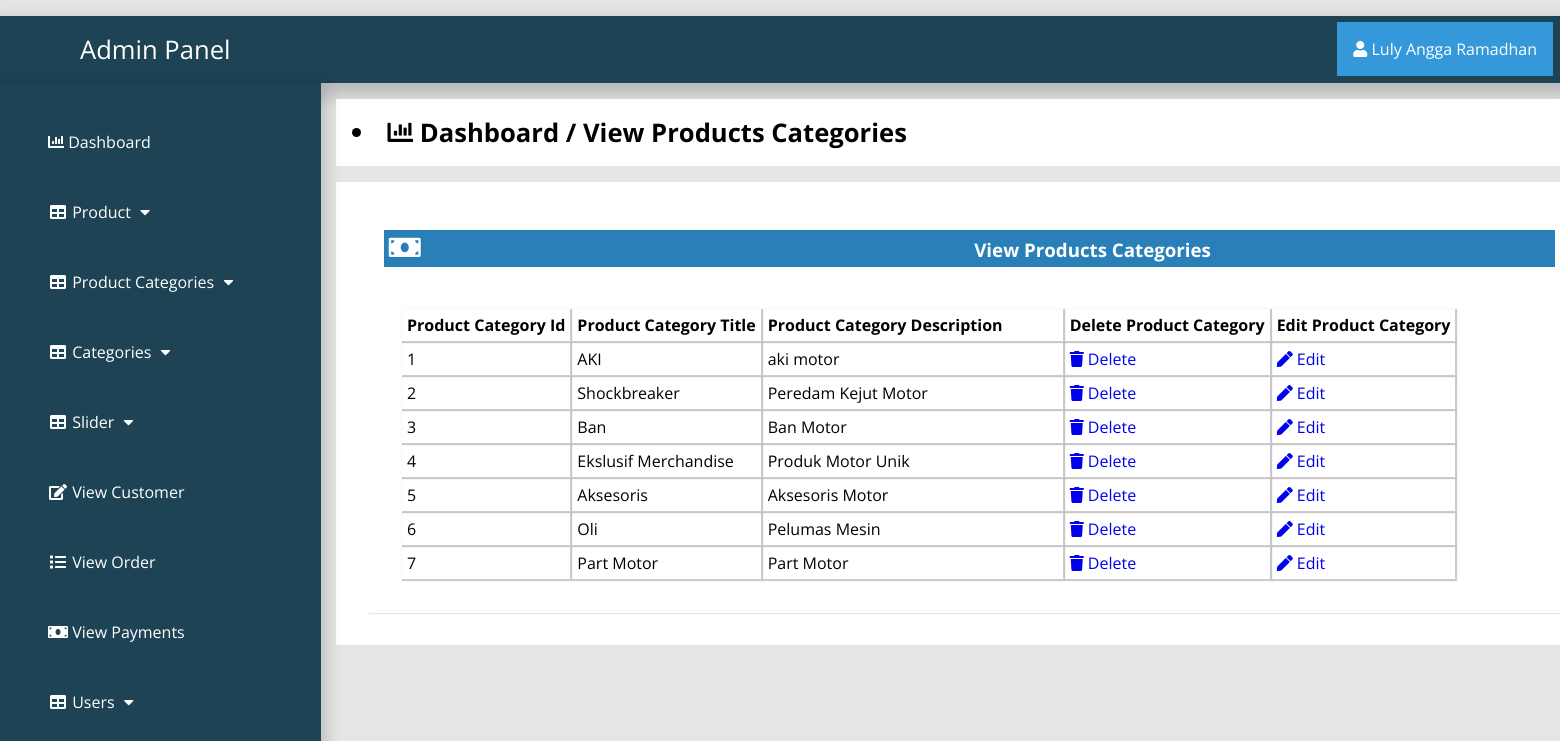
Screenshot of /admin_area/index.php?view_product_cat (signed in) with the database file from the repository.
### tables this page shows
CREATE TABLE `product_category` (
  `p_cat_id` int(10) NOT NULL,
  `p_cat_title` text NOT NULL,
  `p_cat_desc` text NOT NULL,
  `p_cat_img` int(11) NOT NULL
);

### admin_area/view_p_cat.php (the view)
<?php
if (!isset($_SESSION['admin_email'])){
  echo "<script>window.open('login.php','_self')</script>";
  }else{
?>
<div class="row">
	<div class="col-lg-12">
		<div class="breadcrump">
			<li class="active">
				<i class="fa fa-bar-chart"></i>
				Dashboard / View Products Categories
			</li>
		</div>
	</div>
</div>
<div class="row">
	<div class="col-lg-12">
		<div class="panel panel-default">
			<div class="panel-heading">
				<h3 class="panel-title">
					<i class="fa fa-money fa-fw"></i>
					View Products Categories
				</h3>
			</div>
			<div class="panel-body">
				<div class="table-responsive">
					<div class="form-group">
						<table class="table table-bordered table-hover table-striped">
							<thead>
								<tr>
									<th>Product Category Id</th>
									<th>Product Category Title</th>
									<th>Product Category Description</th>
									<th>Delete Product Category</th>
									<th>Edit Product Category</th>
								</tr>
							</thead>
							<tbody>
								<?php
								$i=0;
								$get_p_cats="select * from product_category";
								$run_p_cats=mysqli_query($con,$get_p_cats);
								while ($row_p_cats=mysqli_fetch_array($run_p_cats)) {
									$p_cat_id=$row_p_cats['p_cat_id'];
									$p_cat_title=$row_p_cats['p_cat_title'];
									$p_cat_desc=$row_p_cats['p_cat_desc'];
									$i++;
								  ?>
                                <tr>
                                	<td><?php echo $i; ?></td>
                                	<td><?php echo $p_cat_title; ?></td>
                                	<td width="300"><?php echo $p_cat_desc; ?></td>
                                	<td>
                                		<a href="index.php?delete_p_cat=<?php echo $p_cat_id; ?>">
                                			<i class="fa fa-trash"></i> Delete
                                		</a>
                                	</td>
                                      <td>
                                      	<a href="index.php?edit_p_cat=<?php echo $p_cat_id; ?>">
                                      		<i class="fa fa-pen"></i> Edit
                                      	</a>
                                      </td>
                                </tr>
                                 <?php } ?>
							</tbody>
						</table>
						</div>
					</div>
				</div>
				</div>
				</div>
<?php } ?>

### admin_area/includes/sidebar.php (shortened to what this page needs)
<?php
if (!isset($_SESSION['admin_email'])){
  echo "<script>window.open('login.php','_self')</script>";
  }else{
?>
<nav class="navbar navbar-inverse navbar-fixed-top" style="width:1569px" >
	<div class="navbar-header">
		<a href="index.php?dashboard" class="navbar-brand"><span>Admin Panel</span></a>
	</div>
		<div class="dropdown">
		 <button onclick="myFunction()" class="dropbtn"><i class="fa fa-user"></i> <?php echo $admin_name; ?></a></button>
		</div>
	<div class="collapse navbar-collapse navbar-ex1-collapse">
	<ul class="nav navbar-nav side-nav">
  <li>
    <a href="index.php?dashboard"><i class="fa fa-bar-chart"></i> Dashboard</a>
  </li>
  <li class="button-dropdown" id="#products">
    <a href="#" class="dropdown-toggle" data-toggle="collapse" data-target="#products"><i class="fa fa-fw fa-table"></i> Product <i class="fa fa-fw fa-caret-down"></i></a>
  </li>
  <li class="button-dropdown" id="#products_cat">
    <a href="#" class="dropdown-toggle" data-toggle="collapse" data-target="#products_cat"><i class="fa fa-fw fa-table"></i> Product Categories <i class="fa fa-fw fa-caret-down"></i></a>
  </li>
  <li class="button-dropdown" id="#category">
    <a href="#" class="dropdown-toggle" data-toggle="collapse" data-target="#category"><i class="fa fa-fw fa-table"></i> Categories <i class="fa fa-fw fa-caret-down"></i></a>
  </li>
  <li class="button-dropdown">
    <a href="#" class="dropdown-toggle" data-toggle="collapse" data-target="#slider"><i class="fa fa-fw fa-table"></i>  Slider <i class="fa fa-fw fa-caret-down"></i></a>
  </li>
  <li>
  	<a href="index.php?view_customer">
  		<i class="fa fa-fw fa-edit"></i> View Customer
  	</a>
  </li>
  <li>
  	<a href="index.php?view_order">
  		<i class="fa fa-fw fa-list"></i> View Order
  	</a>
  </li>
  <li>
  	<a href="index.php?view_payments">
  		<i class="fa fa-fw fa-money"></i> View Payments
  	</a>
  </li>
  <li class="button-dropdown">
    <a href="#" class="dropdown-toggle" data-toggle="collapse" data-target="#users"><i class="fa fa-fw fa-table"></i>  Users <i class="fa fa-fw fa-caret-down"></i></a>
  </li>
</ul>
</div>
</nav>
<?php } ?>

### admin_area/css/style.css (style rules this page uses)
:root { --blue: #2980b9; }
* { font-family: 'Open Sans', sans-serif; margin: 0; padding: 0; box-sizing: border-box; text-decoration: none; transition: all 0.2s cubic-bezier(0.37, 1.14, 0.26, 1.24); }
html { background-color: rgba(0, 0, 0, 0.1); }
body { margin: 0; padding: 0; }
.navbar-fixed-top { background: #1d4354; padding: 1rem; margin-top: 1rem; box-shadow: 0px 8px 16px 4px rgba(0, 0, 0, 0.2); }
.navbar-fixed-top a span { margin-left: 4rem; }
.navbar-fixed-top .navbar-brand { font-size: 1.6rem; color: #ffffff; }
.dropbtn { background-color: #3498DB; color: white; padding: 16px; font-size: 16px; border: none; cursor: pointer; }
.dropdown { position: relative; display: inline-block; float: right; margin-top: -2.8rem; }
.nav { position: absolute; top: 51px; margin-top: 32px; width: auto; height: 110%; background-color: #1d4354; bottom: 0; overflow: hidden; padding-bottom: 40px; box-shadow: 0px 8px 16px 4px rgba(0, 0, 0, 0.2); margin-left: -1rem; }
.nav > li > a { width: 225px; display: block; color: #ffffff; margin: 3rem; }
.row { width: 81.2%; background-color: #ffffff; margin: auto; margin-left: 21rem; margin-top: 1rem; padding: 1rem; }
.panel { text-align: left; box-shadow: 1px 1px 1px 0px rgba(0.1, 0.1, 0.1, 0.1); margin: 1rem; background-color: #ffffff; padding: 1rem; }
.panel-heading .panel-title { background-color: #2980b9; color: #ffffff; padding: 0.3rem; }
.table-responsive .table-striped th, .table-responsive .table-striped tbody td { padding: 5px; box-shadow: 1px 1px 1px 1px rgba(0.1, 0.1, 0.1, 0.2); }
.breadcrump .active { font-weight: bold; font-size: 1.6rem; }
.row .fa-money { font-size: 1.6rem; width: 50%; text-align: left; }
.form-group { margin-top: 1.5rem; }
.panel-body { display: flex; align-items: center; justify-content: left; padding: 1rem; flex-wrap: wrap; }

### rows the page displays
product_category: p_cat_title "AKI", p_cat_desc "aki motor"
product_category: p_cat_title "Shockbreaker", p_cat_desc "Peredam Kejut Motor"
product_category: p_cat_title "Ban", p_cat_desc "Ban Motor"
product_category: p_cat_title "Ekslusif Merchandise", p_cat_desc "Produk Motor Unik"
product_category: p_cat_title "Aksesoris", p_cat_desc "Aksesoris Motor"
product_category: p_cat_title "Oli", p_cat_desc "Pelumas Mesin"
product_category: p_cat_title "Part Motor", p_cat_desc "Part Motor"

### other values shown
$admin_name "Luly Angga Ramadhan"
